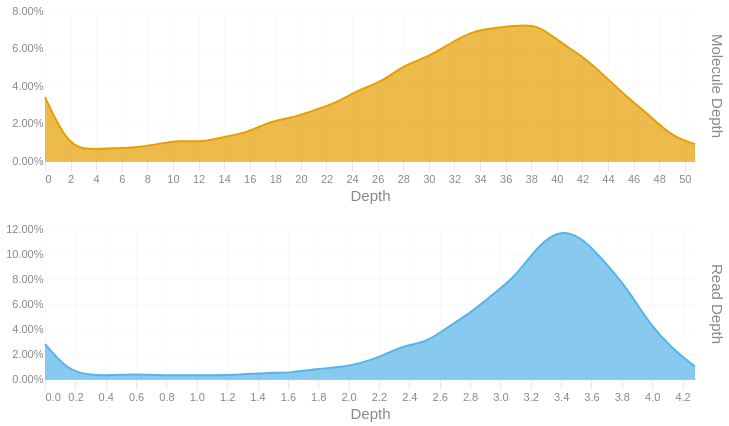

Here is the notebook cell this chart was saved with:
### Code cell
readdep = depth_hist(tb['Read Depth'], q99, 3)
readdep = readdep.with_columns(pl.lit('Read Depth').alias('Metric'))
if not SKIPLR:
    moldep = depth_hist(tb['Molecule Depth'], mol_q99, 1)
    moldep = moldep.with_columns(pl.lit('Molecule Depth').alias('Metric'))
    _hist = pl.concat([readdep, moldep])
    _hist = _hist.filter(pl.col('Proportion') != 0)
    with SafeRender(_hist):
        (
            alt.Chart(_hist)        
            .mark_area(interpolate = "basis")
            .encode(
                x=alt.X('Bin:Q').scale(domainMin=0).axis(alt.Axis(title='Depth')),
                y = alt.Y('Proportion:Q', title = None).axis(format = '.2%'),
                color = alt.Color('Metric:N').legend(None),
                row = alt.Row("Metric:N").header(title = None, labelOrient = 'right'),
                tooltip = [
                    alt.Tooltip("Metric:N", title = "Metric"),
                    alt.Tooltip('Interval:N', title = "Depth Interval"),
                    alt.Tooltip('Proportion:Q', title = "% Alignments").format('.2%')
                ]
            )
            .resolve_scale(x='independent', y='independent')
            .properties(
                height = 150, width = 650,
                usermeta={'embedOptions': {'downloadFileName': f'{samplename}.depth.hist'}}
            )
        ).display()
else:
    readdep = readdep.filter(pl.col('Proportion') != 0)
    with SafeRender(readdep):
        (
            alt.Chart(readdep)        
            .mark_area(interpolate = "basis")
            .encode(
                x=alt.X('Bin:Q').scale(domainMin=0).axis(alt.Axis(title='Depth')),
                y = alt.Y('Proportion:Q', title = None).axis(format = '.2%'),
                tooltip = [
                    alt.Tooltip('Interval:N', title = "Depth Interval"),
                    alt.Tooltip('Proportion:Q', title = "% Alignments").format('.2%')
                ]
            )
            .properties(
                usermeta={'embedOptions': {'downloadFileName': f'{samplename}.depth.hist'}}
            )
        ).display()

### Figure 1 — Vega-Lite specification as saved in the notebook (floating-point values rounded to 4 significant figures)
{"width": 650, "height": 150, "config": {"title": {"anchor": "start", "dy": -15, "fontSize": 18, "color": "#888888", "subtitleColor": "#888888", "subtitleFontSize": 14}, "arc": {"fill": "#0072B2"}, "axis": {"domainColor": "#888888", "domainWidth": 0.5, "gridWidth": 0.2, "grid": false, "titleFontWeight": 400, "titleFontSize": 15, "labelFontSize": 11, "labelColor": "#888888", "tickColor": "#888888", "tickWidth": 0.2, "titleColor": "#888888"}, "axisBand": {"grid": false}, "axisX": {"grid": true, "tickSize": 10, "domainCap": "round"}, "axisY": {"domain": false, "grid": true, "tickSize": 0, "domainCap": "round"}, "background": "transparent", "header": {"labelFontSize": 15, "labelColor": "#888888", "titleFontSize": 15, "titleFontWeight": 600, "titleColor": "#888888"}, "legend": {"labelFont": "sans-serif", "labelFontSize": 12, "labelColor": "#888888", "symbolSize": 100, "symbolType": "circle", "titleFontSize": 12, "titlePadding": 10, "titleColor": "#888888", "title": null}, "range": {"category": ["#E69F00", "#56B4E9", "#009E73", "#F0E442", "#0072B2", "#D55E00", "#CC79A7", "#000000"], "diverging": ["#cfe8f3", "#a2d4ec", "#73bfe2", "#46abdb", "#1696d2", "#12719e"]}, "area": {"fill": "#0072B2", "fillOpacity": 0.7, "line": true, "strokeOpacity": 0.7}, "line": {"color": "#0072B2", "stroke": "#0072B2", "strokeWidth": 2}, "trail": {"color": "#0072B2", "stroke": "#0072B2", "strokeWidth": 0, "size": 1}, "point": {"filled": true, "fillOpacity": 1.0, "size": 95}, "text": {"color": "#888888", "fontSize": 11, "align": "right", "fontWeight": 400, "size": 11}, "bar": {"fill": "#0072B2", "stroke": null}, "view": {"stroke": null, "continuousWidth": 660, "continuousHeight": 400}}, "data": {"name": "data-352a2864bc5180e9f543b5bfafaa1764"}, "mark": {"type": "area", "interpolate": "basis"}, "encoding": {"color": {"field": "Metric", "legend": null, "type": "nominal"}, "row": {"field": "Metric", "header": {"title": null, "labelOrient": "right"}, "type": "nominal"}, "tooltip": [{"field": "Metric", "title": "Metric", "type": "nominal"}, {"field": "Interval", "title": "Depth Interval", "type": "nominal"}, {"field": "Proportion", "format": ".2%", "title": "% Alignments", "type": "quantitative"}], "x": {"axis": {"title": "Depth"}, "field": "Bin", "scale": {"domainMin": 0}, "type": "quantitative"}, "y": {"axis": {"format": ".2%"}, "field": "Proportion", "title": null, "type": "quantitative"}}, "resolve": {"scale": {"x": "independent", "y": "independent"}}, "usermeta": {"embedOptions": {"downloadFileName": "S1_Tusket_026.depth.hist"}}, "$schema": "https://vega.github.io/schema/vega-lite/v6.1.0.json", "datasets": {"data-352a2864bc5180e9f543b5bfafaa1764": [{"Bin": 0.0, "Interval": "0.0-0.148", "Proportion": 0.028, "Metric": "Read Depth"}, {"Bin": 0.148, "Interval": "0.148-0.295", "Proportion": 0.007, "Metric": "Read Depth"}, {"Bin": 0.295, "Interval": "0.295-0.443", "Proportion": 0.003, "Metric": "Read Depth"}, {"Bin": 0.443, "Interval": "0.443-0.591", "Proportion": 0.003, "Metric": "Read Depth"}, {"Bin": 0.591, "Interval": "0.591-0.738", "Proportion": 0.004, "Metric": "Read Depth"}, {"Bin": 0.738, "Interval": "0.738-0.886", "Proportion": 0.003, "Metric": "Read Depth"}, {"Bin": 0.886, "Interval": "0.886-1.034", "Proportion": 0.003, "Metric": "Read Depth"}, {"Bin": 1.034, "Interval": "1.034-1.181", "Proportion": 0.003, "Metric": "Read Depth"}, {"Bin": 1.181, "Interval": "1.181-1.329", "Proportion": 0.003, "Metric": "Read Depth"}, {"Bin": 1.329, "Interval": "1.329-1.477", "Proportion": 0.004, "Metric": "Read Depth"}, {"Bin": 1.477, "Interval": "1.477-1.624", "Proportion": 0.005, "Metric": "Read Depth"}, {"Bin": 1.624, "Interval": "1.624-1.772", "Proportion": 0.005, "Metric": "Read Depth"}, {"Bin": 1.772, "Interval": "1.772-1.92", "Proportion": 0.008, "Metric": "Read Depth"}, {"Bin": 1.92, "Interval": "1.92-2.067", "Proportion": 0.009, "Metric": "Read Depth"}, {"Bin": 2.067, "Interval": "2.067-2.215", "Proportion": 0.012, "Metric": "Read Depth"}, {"Bin": 2.215, "Interval": "2.215-2.363", "Proportion": 0.018, "Metric": "Read Depth"}, {"Bin": 2.363, "Interval": "2.363-2.51", "Proportion": 0.027, "Metric": "Read Depth"}, {"Bin": 2.51, "Interval": "2.51-2.658", "Proportion": 0.029, "Metric": "Read Depth"}, {"Bin": 2.658, "Interval": "2.658-2.806", "Proportion": 0.042, "Metric": "Read Depth"}, {"Bin": 2.806, "Interval": "2.806-2.953", "Proportion": 0.053, "Metric": "Read Depth"}, {"Bin": 2.953, "Interval": "2.953-3.101", "Proportion": 0.068, "Metric": "Read Depth"}, {"Bin": 3.101, "Interval": "3.101-3.249", "Proportion": 0.082, "Metric": "Read Depth"}, {"Bin": 3.249, "Interval": "3.249-3.396", "Proportion": 0.107, "Metric": "Read Depth"}, {"Bin": 3.396, "Interval": "3.396-3.544", "Proportion": 0.12, "Metric": "Read Depth"}, {"Bin": 3.544, "Interval": "3.544-3.692", "Proportion": 0.113, "Metric": "Read Depth"}, {"Bin": 3.692, "Interval": "3.692-3.839", "Proportion": 0.093, "Metric": "Read Depth"}, {"Bin": 3.839, "Interval": "3.839-3.987", "Proportion": 0.072, "Metric": "Read Depth"}, {"Bin": 3.987, "Interval": "3.987-4.135", "Proportion": 0.043, "Metric": "Read Depth"}, {"Bin": 4.135, "Interval": "4.135-4.282", "Proportion": 0.024, "Metric": "Read Depth"}, {"Bin": 4.282, "Interval": "4.282-4.43", "Proportion": 0.01, "Metric": "Read Depth"}, {"Bin": 0.0, "Interval": "0.0-1.8", "Proportion": 0.034, "Metric": "Molecule Depth"}, {"Bin": 1.8, "Interval": "1.8-3.5", "Proportion": 0.008, "Metric": "Molecule Depth"}, {"Bin": 3.5, "Interval": "3.5-5.3", "Proportion": 0.006, "Metric": "Molecule Depth"}, {"Bin": 5.3, "Interval": "5.3-7.0", "Proportion": 0.007, "Metric": "Molecule Depth"}, {"Bin": 7.0, "Interval": "7.0-8.8", "Proportion": 0.007, "Metric": "Molecule Depth"}, {"Bin": 8.8, "Interval": "8.8-10.5", "Proportion": 0.009, "Metric": "Molecule Depth"}, {"Bin": 10.5, "Interval": "10.5-12.3", "Proportion": 0.011, "Metric": "Molecule Depth"}, {"Bin": 12.3, "Interval": "12.3-14.0", "Proportion": 0.01, "Metric": "Molecule Depth"}, {"Bin": 14.0, "Interval": "14.0-15.8", "Proportion": 0.013, "Metric": "Molecule Depth"}, {"Bin": 15.8, "Interval": "15.8-17.5", "Proportion": 0.015, "Metric": "Molecule Depth"}, {"Bin": 17.5, "Interval": "17.5-19.3", "Proportion": 0.021, "Metric": "Molecule Depth"}, {"Bin": 19.3, "Interval": "19.3-21.0", "Proportion": 0.023, "Metric": "Molecule Depth"}, {"Bin": 21.0, "Interval": "21.0-22.8", "Proportion": 0.027, "Metric": "Molecule Depth"}, {"Bin": 22.8, "Interval": "22.8-24.5", "Proportion": 0.031, "Metric": "Molecule Depth"}, {"Bin": 24.5, "Interval": "24.5-26.3", "Proportion": 0.038, "Metric": "Molecule Depth"}, {"Bin": 26.3, "Interval": "26.3-28.0", "Proportion": 0.042, "Metric": "Molecule Depth"}, {"Bin": 28.0, "Interval": "28.0-29.8", "Proportion": 0.051, "Metric": "Molecule Depth"}, {"Bin": 29.8, "Interval": "29.8-31.5", "Proportion": 0.055, "Metric": "Molecule Depth"}, {"Bin": 31.5, "Interval": "31.5-33.3", "Proportion": 0.062, "Metric": "Molecule Depth"}, {"Bin": 33.3, "Interval": "33.3-35.0", "Proportion": 0.069, "Metric": "Molecule Depth"}, {"Bin": 35.0, "Interval": "35.0-36.8", "Proportion": 0.071, "Metric": "Molecule Depth"}, {"Bin": 36.8, "Interval": "36.8-38.5", "Proportion": 0.072, "Metric": "Molecule Depth"}, {"Bin": 38.5, "Interval": "38.5-40.3", "Proportion": 0.073, "Metric": "Molecule Depth"}, {"Bin": 40.3, "Interval": "40.3-42.0", "Proportion": 0.063, "Metric": "Molecule Depth"}, {"Bin": 42.0, "Interval": "42.0-43.8", "Proportion": 0.056, "Metric": "Molecule Depth"}, {"Bin": 43.8, "Interval": "43.8-45.5", "Proportion": 0.045, "Metric": "Molecule Depth"}, {"Bin": 45.5, "Interval": "45.5-47.3", "Proportion": 0.034, "Metric": "Molecule Depth"}, {"Bin": 47.3, "Interval": "47.3-49.0", "Proportion": 0.024, "Metric": "Molecule Depth"}, {"Bin": 49.0, "Interval": "49.0-50.8", "Proportion": 0.013, "Metric": "Molecule Depth"}, {"Bin": 50.8, "Interval": "50.8-52.53", "Proportion": 0.009, "Metric": "Molecule Depth"}]}}
